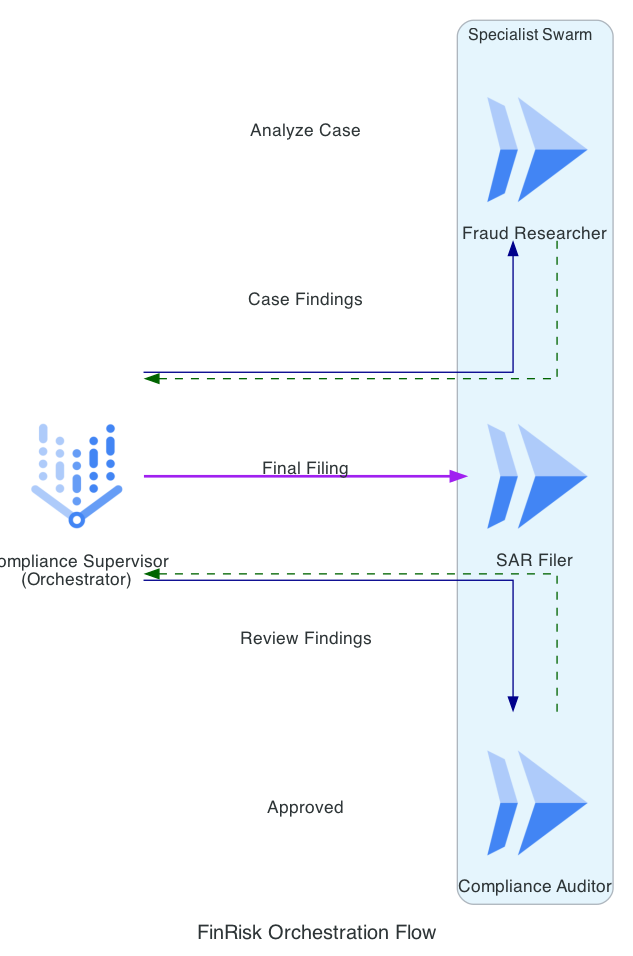

Source code (Python):
from diagrams import Diagram, Cluster, Edge
from diagrams.gcp.ml import VertexAI
from diagrams.gcp.compute import Run

graph_attr = {"pad": "0.1", "nodesep": "1.5", "ranksep": "2.0", "bgcolor": "transparent"}

with Diagram("FinRisk Orchestration Flow", show=False, filename="finrisk_orchestration_flow", direction="LR", graph_attr=graph_attr):
    supervisor = VertexAI("Compliance Supervisor\n(Orchestrator)")

    with Cluster("Specialist Swarm"):
        researcher = Run("Fraud Researcher")
        auditor = Run("Compliance Auditor")
        filer = Run("SAR Filer")

    supervisor >> Edge(label="Analyze Case", color="darkblue") >> researcher
    researcher >> Edge(label="Case Findings", color="darkgreen", style="dashed") >> supervisor
    supervisor >> Edge(label="Review Findings", color="darkblue") >> auditor
    auditor >> Edge(label="Approved", color="darkgreen", style="dashed") >> supervisor
    supervisor >> Edge(label="Final Filing", color="purple", style="bold") >> filer
